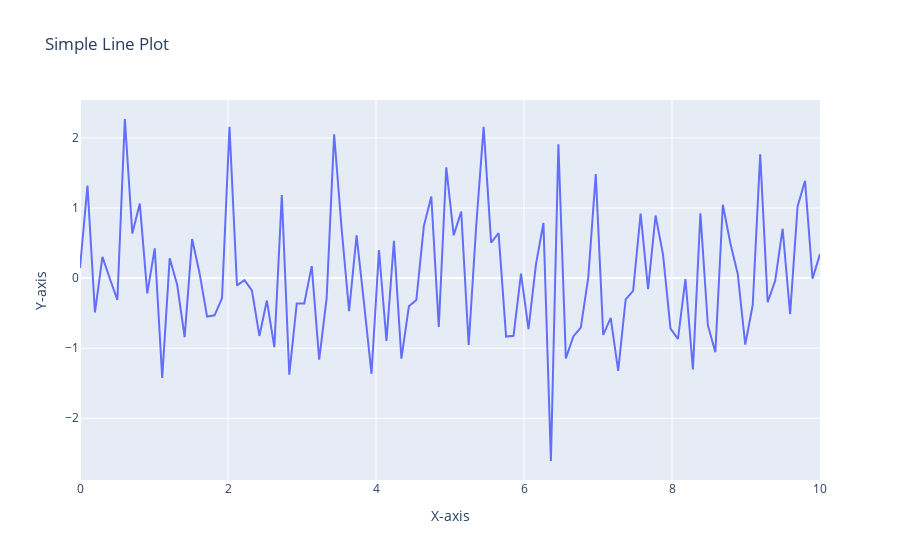

Notebook code cell kept with this figure:
### Code cell
#question20
import plotly.graph_objs as go
import numpy as np

# Generate random data
x = np.linspace(0, 10, 100)
y = np.random.randn(100)

# Create a line plot
fig = go.Figure(data=go.Scatter(x=x, y=y, mode='lines'))

# Add labels to the axes
fig.update_layout(xaxis_title='X-axis', yaxis_title='Y-axis')

# Set the title
fig.update_layout(title='Simple Line Plot')

# Show the plot
fig.show()
